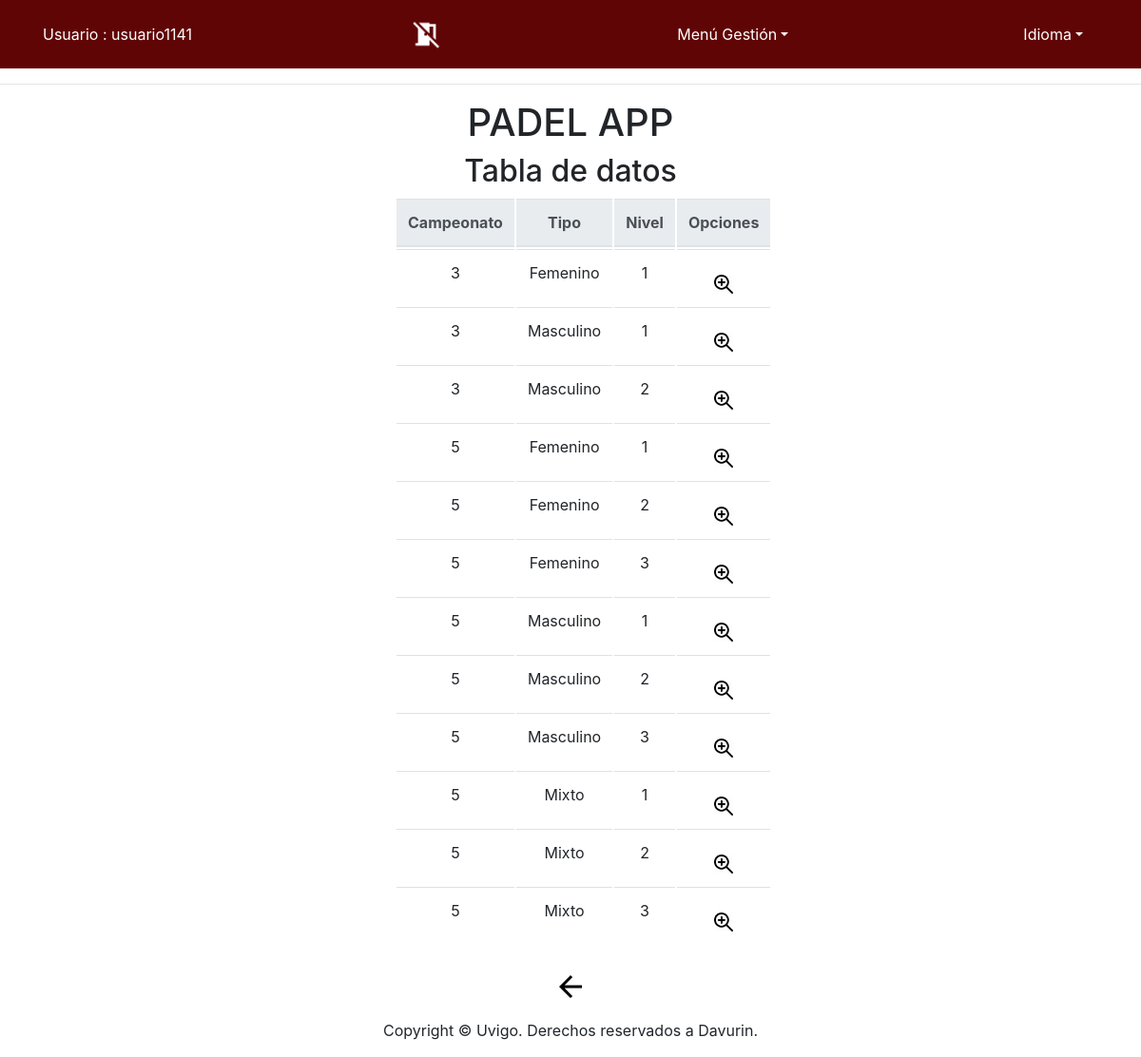
/app/Controllers/CATEGORIA_CONTROLLER.php (signed in), run on an earlier commit of the app's database.
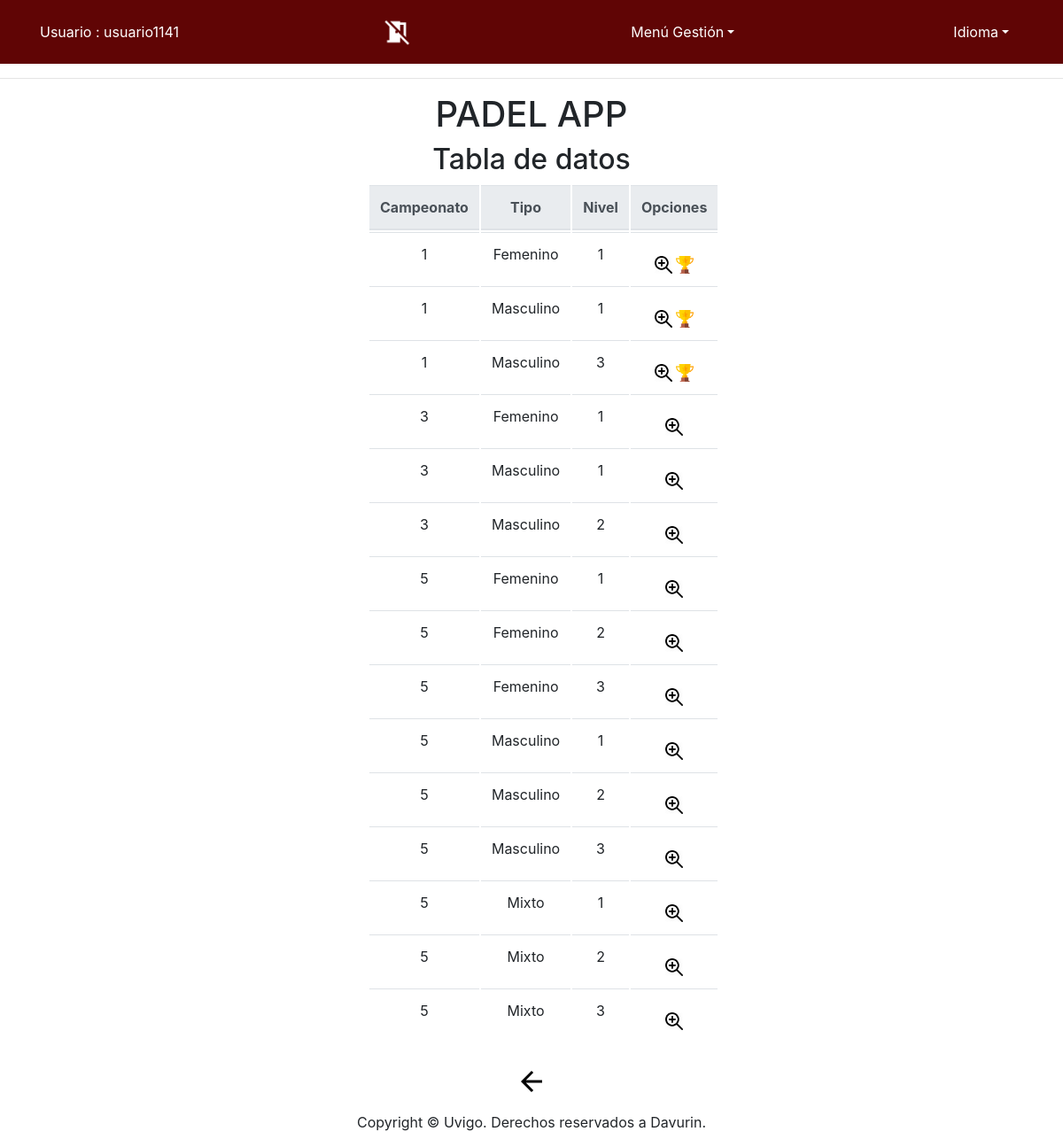
And on a later commit of the database.
### tables this page shows
CREATE TABLE IF NOT EXISTS `Categoria` (
  `IdCampeonato` INT NOT NULL,
  `Tipo` VARCHAR(10) NOT NULL,
  `Nivel` INT NOT NULL,
  PRIMARY KEY (`IdCampeonato`, `Tipo`, `Nivel`),
  INDEX `fk_Campeonato_has_Categoria_idx` (`IdCampeonato` ASC) ,
  CONSTRAINT `fk_Campeonato_has_Categoria_idx`
    FOREIGN KEY (`IdCampeonato`)
    REFERENCES `Campeonato` (`IdCampeonato`)
    ON DELETE NO ACTION
    ON UPDATE NO ACTION);

### app/Functions/Authentication.php (called while the page is built)
<?php
function IsAuthenticated(){
	if (!isset($_SESSION['login']) && !isset($_SESSION['tipo'])){
		return false;
	}
	else{
		return true;
	}
}
?>

### app/Models/CATEGORIA_MODEL.php (called while the page is built, shortened)
<?php
class CATEGORIA_MODEL{
	var $IdCampeonato;
    var $Tipo;
	var $Nivel;
	var $mysqli;
	function __construct($IdCampeonato,$Tipo,$Nivel) {
		$this->IdCampeonato = $IdCampeonato;
		$this->Tipo = $Tipo;
		$this->Nivel = $Nivel;
		include_once '../Functions/BdAdmin.php';
		$this->mysqli = ConectarBD();
	}
	function SEARCH() {
		$sql = "select Cat.IdCampeonato as IdCampeonato,
					Cat.Tipo as Tipo,
					Cat.Nivel as Nivel,
					Cam.FechaIni as FechaIni,
					Cam.FechaFin as FechaFin,
					Cam.HoraIni as HoraIni,
					Cam.HoraFin as HoraFin,
					(select count(numPareja)  from Pareja where  IdCampeonato = Cat.IdCampeonato  && Tipo = Cat.Tipo  && Nivel LIKE Cat.Nivel) as numInscritos
       			from CATEGORIA Cat, CAMPEONATO Cam
    			where
    				(
					(BINARY Cat.IdCampeonato LIKE '%$this->IdCampeonato%') &&
					(BINARY Cat.Tipo LIKE '%$this->Tipo%') &&
					(BINARY Cat.Nivel LIKE '%$this->Nivel%')
					&& (Cat.IdCampeonato = Cam.IdCampeonato))
    				";
		if ( !( $resultado = $this->mysqli->query( $sql ) ) ) {
			return 'Error en la consulta sobre la base de datos';
		} else {
			return $resultado;
		}
	}
 	}
?>

### app/Functions/BdAdmin.php (called while the page is built, shortened)
<?php
function ConectarBD()
{
	    $mysqli = new mysqli("localhost", "user", "pass", "abpbase");
		return $mysqli;
}
?>

### app/Views/CATEGORIA/CATEGORIA_SHOWALL_View.php (the view, shortened to what this page needs)
<?php
class CATEGORIA_SHOWALL {
	function __construct( $lista, $datos) {
		$this->lista = $lista;
		$this->datos = $datos;
		$this->render($this->lista,$this->datos);
	}
	function render($lista,$datos){
		$this->datos = $datos;
	include '../Views/Header.php';
?>
		<div class="seccion" align="center">
			<h2>
				<?php echo $strings['Tabla de datos'];?>
			</h2>
			<div class="col-md-4" style="text-align: center">
			<table class="table">
				<thead class="thead-light">
				<tr>
<?php
					foreach ( $lista as $atributo ) {
?>
					<th>
						<?php echo $strings[$atributo]?>
					</th>
<?php
					}
?>
					<th colspan="2" >
						<?php echo $strings['Opciones']?>
					</th>
				</tr>
<?php
				while ( $fila = mysqli_fetch_array( $this->datos ) ) {
?>
				<tr>
<?php
					foreach ( $lista as $atributo ) {
?>
					<td>
<?php
							echo $fila[ $atributo ];
?>
					</td>
<?php
					}
?>
					<td>
						<form action="../Controllers/CATEGORIA_CONTROLLER.php" method="get" style="display:inline" >
								<button id ="buttonBien" type="submit" name="action" value="SHOWCURRENT" ><img src="../Views/icon/verdetalles_2.jpg" alt="<?php echo $strings['Ver en detalle']?>" width="20" height="20"/></button>
<?php
					if((($fila['FechaIni'] < date("Y-m-d")) && ($fila['FechaFin'] >= date("Y-m-d")) && $fila['numInscritos'] <= 96))
					{
						if(($fila['FechaFin'] == date("Y-m-d")) && ($fila['HoraFin'] > date("H:i:s"))){
?>
								<button id ="buttonBien" type="submit" name="action" value="INSCRIPTION" ><img src="../Views/icon/exito.png" alt="<?php echo $strings['Ver en detalle']?>" width="20" height="20"/></button>
<?php
							  }else{
								if(($fila['FechaFin'] > date("Y-m-d"))){
?>
									<button id ="buttonBien" type="submit" name="action" value="INSCRIPTION" ><img src="../Views/icon/exito.png" alt="<?php echo $strings['Ver en detalle']?>" width="20" height="20"/></button>
<?php
								}
							}
					}
?>
						</form>
				</tr>
<?php
				}
?>
			</thead>
			</table>
			<form action='../Controllers/USUARIO_CONTROLLER.php' method="get">
				<button id ="buttonBien" type="submit"><img src="../Views/icon/back_big2.png" alt="<?php echo $strings['Atras']?>" /></button>
			</form>
			</div>
		</div>
<?php
		include '../Views/Footer.php';
		}
		}
?>

### app/Controllers/CATEGORIA_CONTROLLER.php (shortened to what this page needs)
<?php
include '../Functions/Authentication.php';
include '../Models/CAMPEONATO_MODEL.php';
include '../Models/CATEGORIA_MODEL.php';
include '../Views/CATEGORIA/CATEGORIA_SHOWALL_View.php';
switch ( $_REQUEST[ 'action' ] ) {
	default:
		if($_SESSION['tipo'] == 'Deportista'){
			$CATEGORIA= new CATEGORIA_MODEL( '', '', '');
			$datos = $CATEGORIA->SEARCH();
			$lista = array( 'IdCampeonato','Tipo','Nivel');
			new CATEGORIA_SHOWALL( $lista, $datos);
		}else{
			$NOTICIA = new NOTICIA_MODEL( '', '', '');
			$datos = $NOTICIA->SEARCH();
			new USUARIO_DEFAULT($datos);
		}
}
?>

### app/Views/Header.php (shortened to what this page needs)
<?php
	include_once '../Functions/Authentication.php';
?>
<!doctype html>
<html lang="es">
  <head>
	<link rel="stylesheet" type="text/css" media="screen" href="../Views/css/bootstrap-4.0.0.css" hreflang="es">
	<link rel="stylesheet" type="text/css" media="screen" href="../Views/js/tcal/tcal.css" hreflang="es">
	  <link rel="stylesheet" type="text/css" href="https://cdn.datatables.net/1.10.19/css/jquery.dataTables.css">
	  <link rel="stylesheet" type="text/css" href="https://cdn.datatables.net/1.10.19/css/jquery.dataTables.min.css">
		<link rel="stylesheet" href="http://code.jquery.com/ui/1.11.4/themes/smoothness/jquery-ui.css">
  </head>
  <body>
	  <header>
    <nav class="navbar navbar-expand-lg navbar-dark bg-dark">
      <div class="container">
		<?php	if (IsAuthenticated()){  ?>
		<p style="color: white"><?php 	echo $strings['Usuario'] . ' : ' . $_SESSION['login'] . '<br>'; ?></p>
              <a class="nav-link disabled" href="../Functions/Desconectar.php" alt="<?php echo $strings['Desconectarse']?>"/>
              <img src="../Views/icon/desconectarse_big.png" width="32" height="32" alt="<?php echo $strings['Desconectarse']?>" style="float:right;">
<?php
	}
?>
	<?php if (isset($_SESSION['login']) & isset($_SESSION['tipo'])) {
 ?>
		<li class="nav-item dropdown" style="display: block">
			<a class="nav-link dropdown-toggle" style="color: white" href="<?php echo $strings['menuGestion']; ?>" id="navbarDropdown" role="button" data-toggle="dropdown" aria-haspopup="true" aria-expanded="false"><?php echo $strings['menuGestion']; ?></a>
				<?php if (isset($_SESSION['login']) & isset($_SESSION['tipo'])) {
					 ?>
					<?php if($_SESSION['tipo'] == 'Deportista'){ ?>
							<div class="dropdown-divider"></div>
								<button id ="buttonBien" type="submit"  name="gesCalendario" ><a class="dropdown-item" href="../Controllers/CALENDARIO_CONTROLLER.php"/><?php echo $strings['Gestión de calendario'] ?></a></button>
              	<?php } } }?>
            </li>
            <li class="nav-item dropdown" style="display: block">
			<form name='idiomform' action="../Functions/CambioIdioma.php" method="post">
              <a class="nav-link dropdown-toggle" style="color: white" href="<?php echo $strings['idioma']; ?>" id="navbarDropdown" role="button" data-toggle="dropdown" aria-haspopup="true" aria-expanded="false"><?php echo $strings['idioma']; ?></a>
			</form>
            </li>
        </div>
</nav>
	  <hr>
	  	<div align="center" class="titulo"><h1>PADEL APP</h1></div>
	</header>

### app/Views/Footer.php (shortened to what this page needs)
	<footer class="text-center" align="fixed" >
      <div class="container">
        <div class="row">
          <div class="col-12">
            <p>Copyright © Uvigo. Derechos reservados a Davurin.</p>
          </div>
        </div>
      </div>
	</footer>
  </body>
</html>

What changed in the data, as far as the page shows it:
added categoria: IdCampeonato "1", Tipo "Femenino", Nivel "1"
added categoria: IdCampeonato "1", Tipo "Masculino", Nivel "1"
added categoria: IdCampeonato "1", Tipo "Masculino", Nivel "3"
